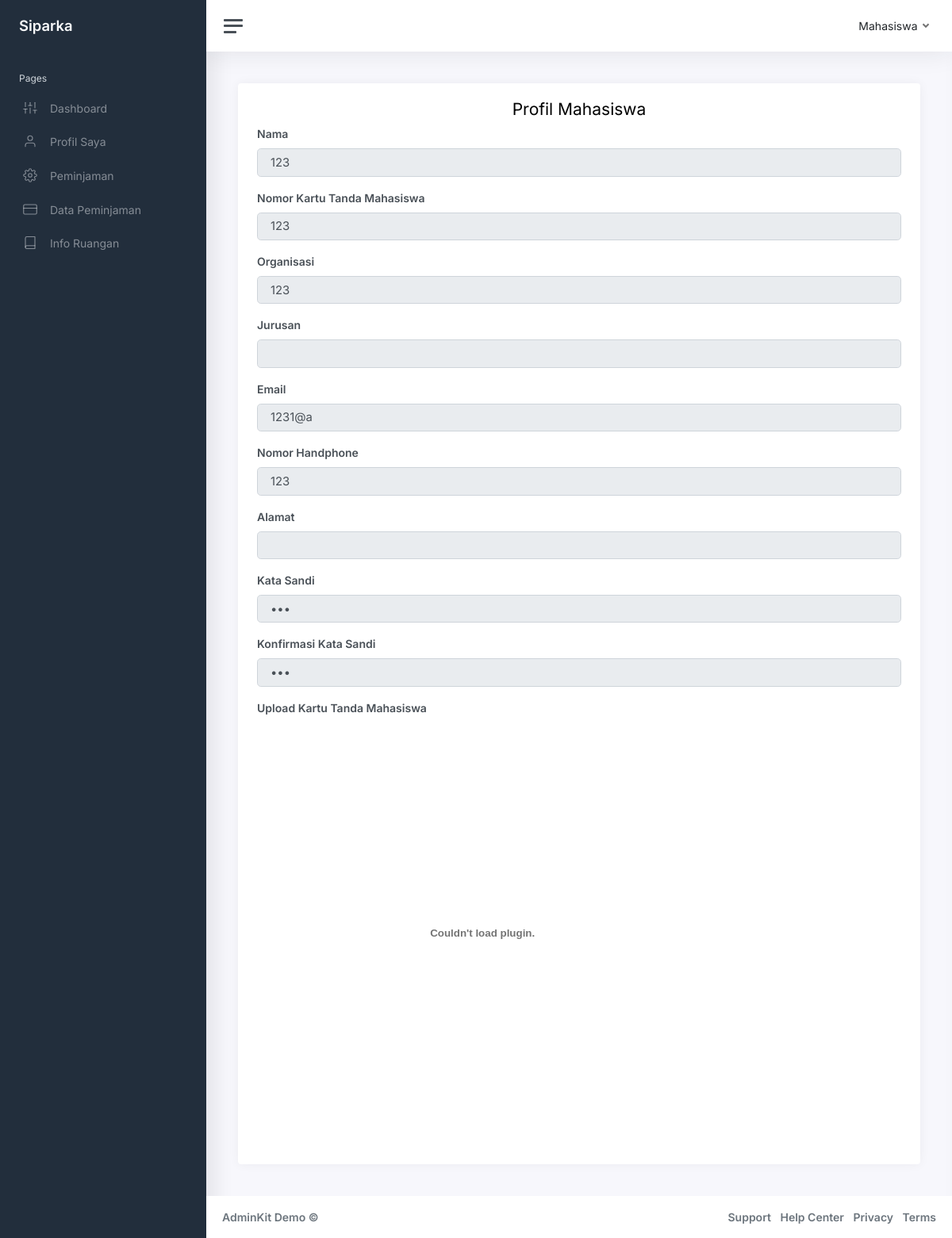
The app's page /mhs_profil.php?nim_mhs=123 (signed in) with its own data.
### tables this page shows
CREATE TABLE `tb_mahasiswa` (
  `id_mhs` int(11) NOT NULL,
  `nim_mhs` varchar(20) NOT NULL,
  `nama_mhs` varchar(75) NOT NULL,
  `organisasi` varchar(100) NOT NULL,
  `jurusan` varchar(70) NOT NULL,
  `email` varchar(200) NOT NULL,
  `password` varchar(70) NOT NULL,
  `no_hp` varchar(20) NOT NULL,
  `alamat` varchar(200) NOT NULL,
  `tgl` varchar(20) NOT NULL,
  `ktm` varchar(50) NOT NULL,
  `enk` varchar(20) NOT NULL,
  `status` varchar(25) NOT NULL
);

### mhs_profil.php (the view)
<?php include('header.php') ?>
			<main class="content">
				<div class="container-fluid p-0">
					<div class="row">
						<div class="col-12 col-md-12 col-xxl-6 d-flex order-3 order-xxl-2">
							<div class="card flex-fill w-100">
								<div class="card-body px-4">
									<h3><center>Profil Mahasiswa</h3>
										<form action="daftar-update.php" method="post" enctype="multipart/form-data">
							        <?php
							        include('koneksi.php');
							        $nim_mhs = $_GET['nim_mhs'];
							        $data = mysqli_query($koneksi, "SELECT * from tb_mahasiswa WHERE nim_mhs=$nim_mhs ");
							        while ($d = mysqli_fetch_array($data)) {
							         ?>
							        <div class="mb-3">
							          <label class="form-label"><b>Nama</label>
							          <input class="form-control form-control-lg" type="text" name="nama_mhs" value="<?= $d['nama_mhs'] ?>" readonly/>
							        </div>
							        <div class="mb-3">
							          <label class="form-label"><b>Nomor Kartu Tanda Mahasiswa</label>
							          <input class="form-control form-control-lg" type="text" name="nim_mhs" value="<?= $d['nim_mhs'] ?>" readonly />
							        </div>
							        <div class="mb-3">
							          <label class="form-label"><b>Organisasi</label>
							          <input class="form-control form-control-lg" type="text" name="organisasi" value="<?= $d['organisasi'] ?>" readonly/>
							        </div>
											<div class="mb-3">
							          <label class="form-label"><b>Jurusan</label>
							          <input class="form-control form-control-lg" type="text" name="jurusan" value="<?= $d['jurusan'] ?>" readonly/>
							        </div>
							        <div class="mb-3">
							          <label class="form-label"><b>Email</label>
							          <input class="form-control form-control-lg" type="email" name="email" value="<?= $d['email'] ?>" readonly/>
							        </div>
							        <div class="mb-3">
							          <label class="form-label"><b>Nomor Handphone</label>
							          <input class="form-control form-control-lg" type="text" name="no_hp" value="<?= $d['no_hp'] ?>" readonly/>
							        </div>
							        <div class="mb-3">
							          <label class="form-label"><b>Alamat</label>
							          <input class="form-control form-control-lg" type="text" name="alamat" value="<?= $d['alamat'] ?>" readonly/>
							        </div>
							        <div class="mb-3">
							          <label class="form-label"><b>Kata Sandi</label>
							          <input class="form-control form-control-lg" type="password" name="password" value="***" readonly/>
							        </div>
							        <div class="mb-3">
							          <label class="form-label"><b>Konfirmasi Kata Sandi</label>
							          <input class="form-control form-control-lg" type="password" name="konfirmasi" value="***" readonly/>
							        </div>
											<div class="mb-3">
												<label class="form-label"><b>Upload Kartu Tanda Mahasiswa<br></label>
											</div>
							        <div class="mb-3">
												<embed src="img/ktm/<?= $d['ktm']; ?>" type="application/pdf" width="70%" height="500px">
							        </div>
							      <?php } ?>
							      </form>
									</div>
								</div>
						</div>
					</div>
				</div>
			</main>
<?php include('footer.php') ?>

### records on screen
tb_mahasiswa: nama_mhs "123", nim_mhs "123", organisasi "123", email "1231@a", no_hp "123"
